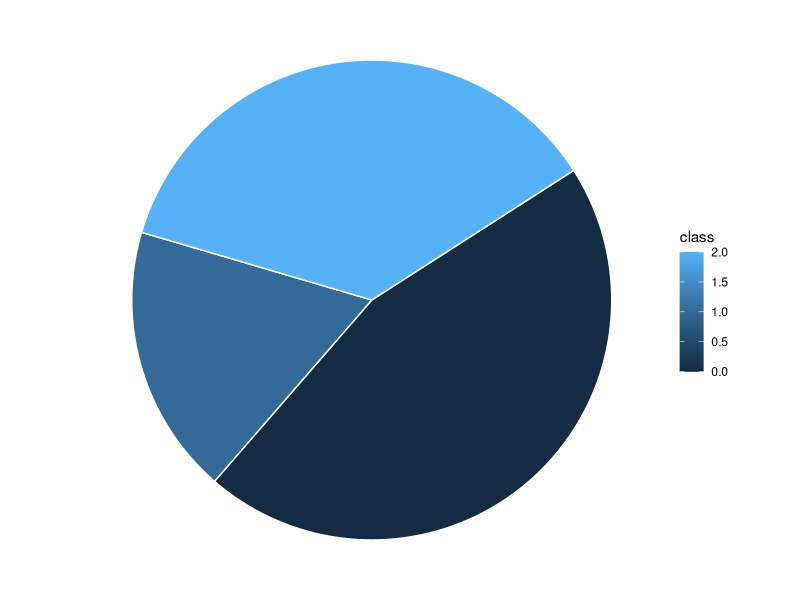

The R source for this figure:
# Ctrl + Alt + R ejecuta todo el script

setwd("~/go/src/github.com/estv-admin/find/")
# getwd()

df = read.csv("social.csv")
# df
# summary(df)
# str(df)
# plot(df)

library(ggplot2)

ggplot(df, aes(x="", y=value, fill=class)) +
  geom_bar(stat="identity", width=1, color="white") + 
  coord_polar("y", start=1) + 
  theme_void() # remove background, grid, numeric labels
